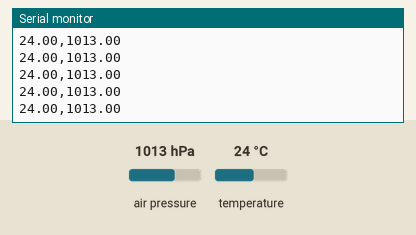
This sketch was run on a simulated ESP32. Shown: the last lines printed to the serial monitor. Inputs (shaded band) come from the test bench; at power-on: air pressure 1013 hPa, temperature 24 °C.

Above: at 1.2 s.
1.3 s: air pressure set to 952 hPa
At 2.4 s:
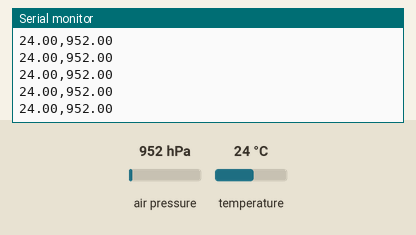
2.8 s: temperature set to 12 °C
At 3.7 s:
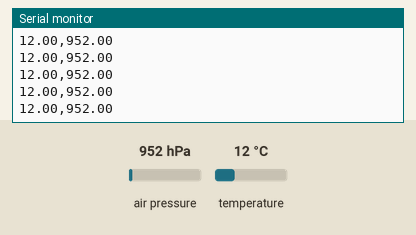
4.3 s: air pressure set to 975 hPa
At 5.0 s:
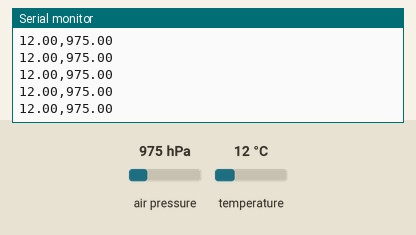
Timing chart, 0 to 5.8 s (numbered marks = the images above; inputs shaded):
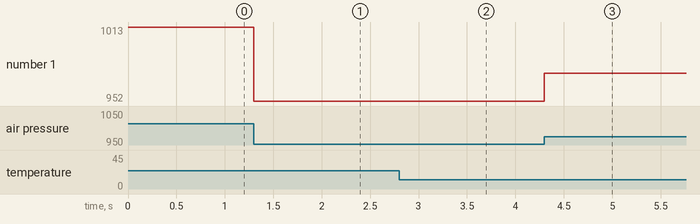

Measured:
- after the input at 1.3 s, the serial monitor: prints a new line at once (image 1)
- after the input at 2.8 s, the serial monitor: prints a new line at once (image 2)
- after the input at 4.3 s, the serial monitor: prints a new line at once (image 3)
- plotted number 1: 952 → 975 after the input at 2.8 s

The sketch:

bmp280.ino
```cpp
#include <Wire.h>
#include <Adafruit_Sensor.h>
#include <Adafruit_BMP280.h>

#define SEALEVELPRESSURE_HPA (1013.25)

byte id_1 = 0x76;
byte id_2 = 0x77;

byte id_select = id_1;

bool status = false;
Adafruit_BMP280 bmp;

void setup() {
  Serial.begin(115200);
  Wire.begin(21, 22);
  status = bmp.begin(id_select);
  if (!status) {
    Serial.println("ERROR");
    delay(100);
    while(1);
  }
}

void loop() {
  Serial.print(bmp.readTemperature());
  Serial.print(",");
  Serial.print(bmp.readPressure() / 100.0F);
  Serial.println();
}
```
